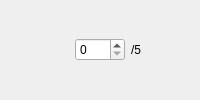
         <widget class="QWidget" name="widget_28" native="true">
          <layout class="QHBoxLayout" name="horizontalLayout_28">
           <property name="leftMargin">
            <number>0</number>
           </property>
           <property name="topMargin">
            <number>0</number>
           </property>
           <property name="rightMargin">
            <number>0</number>
           </property>
           <property name="bottomMargin">
            <number>0</number>
           </property>
           <item>
            <widget class="QLabel" name="label_28">
             <property name="maximumSize">
              <size>
               <width>75</width>
               <height>75</height>
              </size>
             </property>
             <property name="toolTip">
              <string>#9F589E_#D5C7E9</string>
             </property>
             <property name="text">
              <string/>
             </property>
             <property name="pixmap">
              <pixmap resource="../../resource.qrc">:/pairs/assets/#9F589E_#D5C7E9.png</pixmap>
             </property>
             <property name="scaledContents">
              <bool>true</bool>
             </property>
            </widget>
           </item>
           <item>
            <widget class="QSpinBox" name="#9F589E_#D5C7E9_spin">
             <property name="maximumSize">
              <size>
               <width>50</width>
               <height>16777215</height>
              </size>
             </property>
             <property name="minimum">
              <number>0</number>
             </property>
             <property name="maximum">
              <number>5</number>
             </property>
            </widget>
           </item>
           <item>
            <widget class="QLabel" name="label_28_2">
             <property name="text">
              <string>/5</string>
             </property>
            </widget>
           </item>
          </layout>
         </widget>
